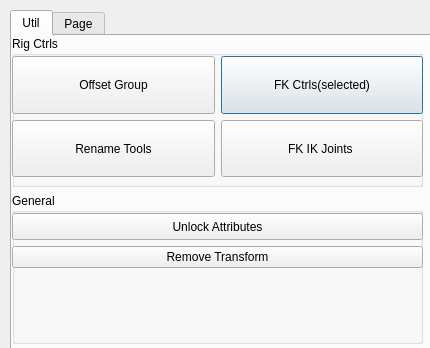
<?xml version="1.0" encoding="UTF-8"?>
<ui version="4.0">
 <class>rig_tools</class>
 <widget class="QDialog" name="rig_tools">
  <property name="geometry">
   <rect>
    <x>0</x>
    <y>0</y>
    <width>430</width>
    <height>348</height>
   </rect>
  </property>
  <property name="windowTitle">
   <string>Rig Tools</string>
  </property>
  <widget class="QTabWidget" name="tabWidget">
   <property name="enabled">
    <bool>true</bool>
   </property>
   <property name="geometry">
    <rect>
     <x>10</x>
     <y>10</y>
     <width>450</width>
     <height>350</height>
    </rect>
   </property>
   <property name="sizePolicy">
    <sizepolicy hsizetype="Preferred" vsizetype="Preferred">
     <horstretch>0</horstretch>
     <verstretch>0</verstretch>
    </sizepolicy>
   </property>
   <property name="minimumSize">
    <size>
     <width>0</width>
     <height>0</height>
    </size>
   </property>
   <property name="tabShape">
    <enum>QTabWidget::Rounded</enum>
   </property>
   <property name="currentIndex">
    <number>0</number>
   </property>
   <widget class="QWidget" name="tab_util">
    <property name="sizePolicy">
     <sizepolicy hsizetype="Expanding" vsizetype="Expanding">
      <horstretch>0</horstretch>
      <verstretch>0</verstretch>
     </sizepolicy>
    </property>
    <attribute name="title">
     <string>Util</string>
    </attribute>
    <widget class="QWidget" name="verticalLayoutWidget">
     <property name="geometry">
      <rect>
       <x>0</x>
       <y>0</y>
       <width>411</width>
       <height>308</height>
      </rect>
     </property>
     <layout class="QVBoxLayout" name="verticalLayout">
      <property name="sizeConstraint">
       <enum>QLayout::SetDefaultConstraint</enum>
      </property>
      <item>
       <widget class="QGroupBox" name="grp_box_rig_ctrls">
        <property name="sizePolicy">
         <sizepolicy hsizetype="Preferred" vsizetype="Preferred">
          <horstretch>0</horstretch>
          <verstretch>0</verstretch>
         </sizepolicy>
        </property>
        <property name="minimumSize">
         <size>
          <width>0</width>
          <height>0</height>
         </size>
        </property>
        <property name="title">
         <string>Rig Ctrls</string>
        </property>
        <widget class="QWidget" name="gridLayoutWidget">
         <property name="geometry">
          <rect>
           <x>0</x>
           <y>20</y>
           <width>411</width>
           <height>121</height>
          </rect>
         </property>
         <layout class="QGridLayout" name="gridLayout">
          <property name="sizeConstraint">
           <enum>QLayout::SetNoConstraint</enum>
          </property>
          <item row="0" column="1">
           <widget class="QPushButton" name="btn_fk_ctrls">
            <property name="sizePolicy">
             <sizepolicy hsizetype="Preferred" vsizetype="Preferred">
              <horstretch>0</horstretch>
              <verstretch>0</verstretch>
             </sizepolicy>
            </property>
            <property name="toolTip">
             <string>Build FK controls on selected objects </string>
            </property>
            <property name="text">
             <string>FK Ctrls(selected)</string>
            </property>
           </widget>
          </item>
          <item row="0" column="0">
           <widget class="QPushButton" name="btn_offset_transforms">
            <property name="sizePolicy">
             <sizepolicy hsizetype="Preferred" vsizetype="Preferred">
              <horstretch>0</horstretch>
              <verstretch>0</verstretch>
             </sizepolicy>
            </property>
            <property name="text">
             <string>Offset Group</string>
            </property>
           </widget>
          </item>
          <item row="1" column="1">
           <widget class="QPushButton" name="btn_fkik">
            <property name="sizePolicy">
             <sizepolicy hsizetype="Preferred" vsizetype="Preferred">
              <horstretch>0</horstretch>
              <verstretch>0</verstretch>
             </sizepolicy>
            </property>
            <property name="text">
             <string>FK IK Joints </string>
            </property>
           </widget>
          </item>
          <item row="1" column="0">
           <widget class="QPushButton" name="btn_rename">
            <property name="sizePolicy">
             <sizepolicy hsizetype="Preferred" vsizetype="Preferred">
              <horstretch>0</horstretch>
              <verstretch>0</verstretch>
             </sizepolicy>
            </property>
            <property name="text">
             <string>Rename Tools</string>
            </property>
           </widget>
          </item>
         </layout>
        </widget>
        <zorder>btn_offset_transforms</zorder>
        <zorder>gridLayoutWidget</zorder>
        <zorder>tab_rig_general</zorder>
       </widget>
      </item>
      <item>
       <widget class="QGroupBox" name="tab_rig_general">
        <property name="sizePolicy">
         <sizepolicy hsizetype="Preferred" vsizetype="Preferred">
          <horstretch>0</horstretch>
          <verstretch>0</verstretch>
         </sizepolicy>
        </property>
        <property name="minimumSize">
         <size>
          <width>0</width>
          <height>0</height>
         </size>
        </property>
        <property name="title">
         <string>General</string>
        </property>
        <widget class="QWidget" name="gridLayoutWidget_2">
         <property name="geometry">
          <rect>
           <x>0</x>
           <y>20</y>
           <width>411</width>
           <height>55</height>
          </rect>
         </property>
         <layout class="QGridLayout" name="gridLayout_rig_general">
          <property name="sizeConstraint">
           <enum>QLayout::SetNoConstraint</enum>
          </property>
          <item row="0" column="0">
           <widget class="QPushButton" name="btn_unlock_attr">
            <property name="sizePolicy">
             <sizepolicy hsizetype="Preferred" vsizetype="Preferred">
              <horstretch>0</horstretch>
              <verstretch>0</verstretch>
             </sizepolicy>
            </property>
            <property name="text">
             <string>Unlock Attributes</string>
            </property>
            <property name="icon">
             <iconset>
              <normaloff>../../../../../p4_avatars/tools/icons/GC_PWT_LockIcon.bmp</normaloff>../../../../../p4_avatars/tools/icons/GC_PWT_LockIcon.bmp</iconset>
            </property>
            <property name="checkable">
             <bool>false</bool>
            </property>
           </widget>
          </item>
          <item row="1" column="0">
           <widget class="QPushButton" name="btn_remove">
            <property name="text">
             <string>Remove Transform</string>
            </property>
           </widget>
          </item>
         </layout>
        </widget>
       </widget>
      </item>
     </layout>
    </widget>
   </widget>
   <widget class="QWidget" name="tab">
    <attribute name="title">
     <string>Page</string>
    </attribute>
   </widget>
  </widget>
  <zorder>tabWidget</zorder>
  <zorder>grp_box_rig_ctrls</zorder>
 </widget>
 <resources/>
 <connections/>
</ui>
